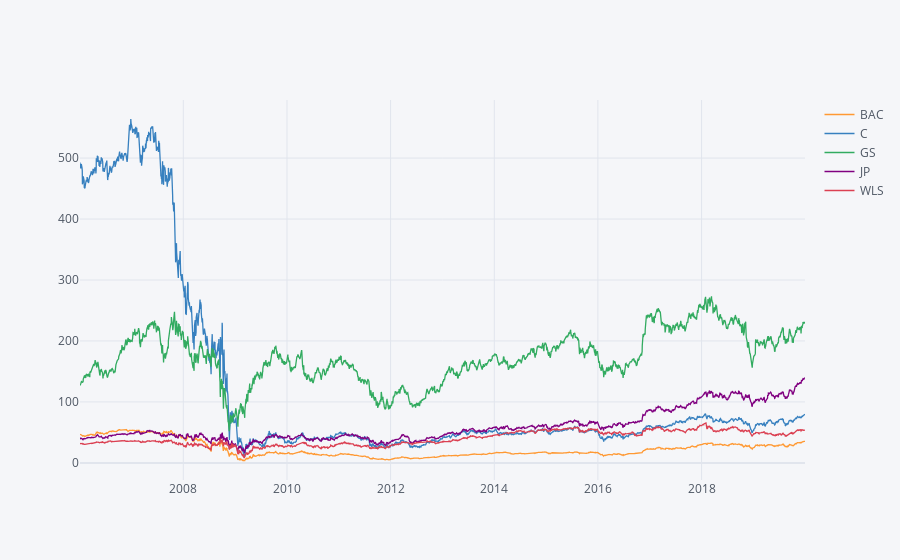

The code cell stored with this chart in its notebook:
### Code cell
bank_stocks.xs(key='Close',axis=1,level='Stock info').iplot()

### Figure 1 — Plotly figure (JSON) as saved in the notebook; plotly's stock layout.template omitted (floating-point values rounded to 4 significant figures; data arrays with more than 128 entries replaced by an {"elided": "..."} marker saying what was removed)
{"data": [{"line": {"color": "rgba(255, 153, 51, 1.0)", "dash": "solid", "shape": "linear", "width": 1.3}, "mode": "lines", "name": "BAC", "text": "", "type": "scatter", "x": {"elided": "3523 str values"}, "y": {"elided": "3523 float values"}}, {"line": {"color": "rgba(55, 128, 191, 1.0)", "dash": "solid", "shape": "linear", "width": 1.3}, "mode": "lines", "name": "C", "text": "", "type": "scatter", "x": {"elided": "3523 str values"}, "y": {"elided": "3523 float values"}}, {"line": {"color": "rgba(50, 171, 96, 1.0)", "dash": "solid", "shape": "linear", "width": 1.3}, "mode": "lines", "name": "GS", "text": "", "type": "scatter", "x": {"elided": "3523 str values"}, "y": {"elided": "3523 float values"}}, {"line": {"color": "rgba(128, 0, 128, 1.0)", "dash": "solid", "shape": "linear", "width": 1.3}, "mode": "lines", "name": "JP", "text": "", "type": "scatter", "x": {"elided": "3523 str values"}, "y": {"elided": "3523 float values"}}, {"line": {"color": "rgba(219, 64, 82, 1.0)", "dash": "solid", "shape": "linear", "width": 1.3}, "mode": "lines", "name": "WLS", "text": "", "type": "scatter", "x": {"elided": "3523 str values"}, "y": {"elided": "3523 float values"}}], "layout": {"legend": {"bgcolor": "#F5F6F9", "font": {"color": "#4D5663"}}, "paper_bgcolor": "#F5F6F9", "plot_bgcolor": "#F5F6F9", "title": {"font": {"color": "#4D5663"}}, "xaxis": {"gridcolor": "#E1E5ED", "showgrid": true, "tickfont": {"color": "#4D5663"}, "title": {"font": {"color": "#4D5663"}, "text": ""}, "zerolinecolor": "#E1E5ED"}, "yaxis": {"gridcolor": "#E1E5ED", "showgrid": true, "tickfont": {"color": "#4D5663"}, "title": {"font": {"color": "#4D5663"}, "text": ""}, "zerolinecolor": "#E1E5ED"}}}
